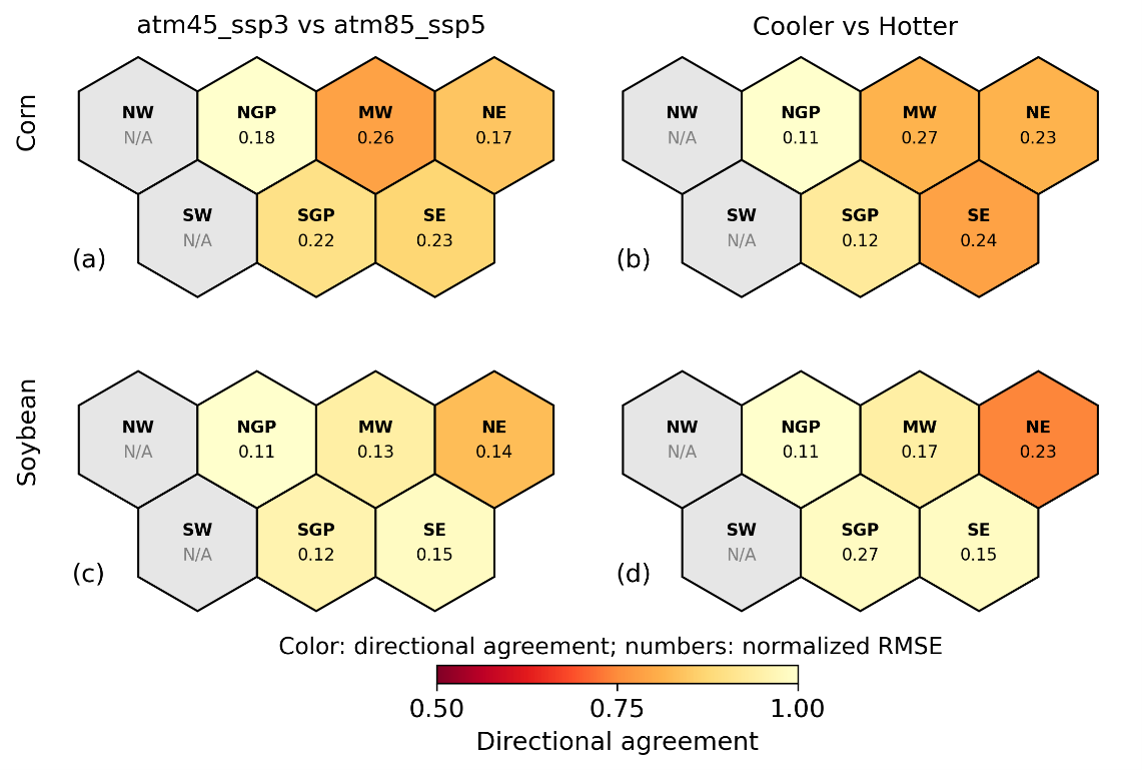

Source code (Python):
import matplotlib.pyplot as plt
import matplotlib.patches as patches
import numpy as np
import pandas as pd

# Set up figure parameters
side = 0.6
r = side / np.cos(np.radians(30))
a = 2 * side
offset_x = 0.5
offset_y = 1.4
vertical_offset = side * np.sqrt(3)

path = '/filepath/sensitivity_analyses/median_nondrought_reference_yield/'

df = pd.read_csv(f'{path}projection_divergence_production_loss_change.csv')

df = df[df['scenario'] == 'NF']

regions = [
    'Northwest', 'N. Great Plains', 'Midwest', 'Northeast',
    'Southwest', 'S. Great Plains', 'Southeast'
]
abbreviations = ['NW', 'NGP', 'MW', 'NE', 'SW', 'SGP', 'SE']

positions = [
    {'x': offset_x, 'y': offset_y},
    {'x': offset_x + a, 'y': offset_y},
    {'x': offset_x + 2 * a, 'y': offset_y},
    {'x': offset_x + 3 * a, 'y': offset_y},
    {'x': offset_x + 0.5 * a, 'y': offset_y - vertical_offset},
    {'x': offset_x + 1.5 * a, 'y': offset_y - vertical_offset},
    {'x': offset_x + 2.5 * a, 'y': offset_y - vertical_offset}
]

crops = ['corn', 'soybean']

comparison_types = [
    {
        'label': 'atm45_ssp3 vs atm85_ssp5',
        'nrmse_col': 'scenario_nrmse_mean',
        'sign_col': 'scenario_sign_agreement_mean'
    },
    {
        'label': 'Cooler vs Hotter',
        'nrmse_col': 'esm_variant_nrmse_mean',
        'sign_col': 'esm_variant_sign_agreement_mean'
    }
]

subplot_labels = ['(a)', '(b)', '(c)', '(d)']

fig, axes = plt.subplots(2, 2, figsize=(18, 6.2), sharex=True, sharey=True)
axes = axes.flatten()

norm = plt.Normalize(0.5, 1.0)

cmap = plt.get_cmap('YlOrRd_r')

idx = 0
for crop in crops:
    for comp in comparison_types:
        ax = axes[idx]
        ax.set_aspect('equal')
        ax.set_xlim(-0.5, 5.0)
        ax.set_ylim(-0.4, 2.4)
        ax.axis('off')

        nrmse_col = comp['nrmse_col']
        sign_col = comp['sign_col']

        # Select data for this crop
        data_crop = df[df['crop'] == crop]

        # Create dictionaries
        sign_dict = dict(zip(data_crop['region_name'], data_crop[sign_col]))
        nrmse_dict = dict(zip(data_crop['region_name'], data_crop[nrmse_col]))

        # Draw hexagons
        for region, pos, abbr in zip(regions, positions, abbreviations):
            sign_agree = sign_dict.get(region, np.nan)
            nrmse_val = nrmse_dict.get(region, np.nan)

            if not pd.isna(sign_agree):
                color = cmap(norm(sign_agree))
            else:
                color = (0.9, 0.9, 0.9)

            if not pd.isna(nrmse_val):
                nrmse_text = f'{nrmse_val:.2f}'
                text_color = 'black'
            else:
                nrmse_text = 'N/A'
                text_color = 'gray'

            hexagon = patches.RegularPolygon(
                (pos['x'], pos['y']),
                numVertices=6,
                radius=r,
                orientation=0,
                facecolor=color,
                edgecolor='black',
                linewidth=1
            )
            ax.add_patch(hexagon)

            # Region abbreviation
            ax.text(
                pos['x'], pos['y'] + 0.12,
                abbr,
                ha='center', va='center',
                fontsize=8,
                color='black',
                fontweight='bold'
            )

            # NRMSE value inside hex
            ax.text(
                pos['x'], pos['y'] - 0.13,
                nrmse_text,
                ha='center', va='center',
                fontsize=8,
                color=text_color
            )

        # Subplot label
        ax.text(
            0.06, 0.2,
            subplot_labels[idx],
            transform=ax.transAxes,
            ha='left', va='top',
            fontsize=12
        )

        idx += 1

row_positions = [0.71, 0.38]
for crop, y_pos in zip(crops, row_positions):
    fig.text(
        0.3, y_pos,
        crop.capitalize(),
        ha='right', va='center',
        fontsize=12,
        rotation=90
    )

fig.text(0.4, 0.81, comparison_types[0]['label'], ha='center', va='center', fontsize=12)
fig.text(0.6, 0.81, comparison_types[1]['label'], ha='center', va='center', fontsize=12)

# Colorbar for sign agreement
sm = plt.cm.ScalarMappable(cmap=cmap, norm=norm)
sm.set_array([])

cbar = fig.colorbar(
    sm,
    ax=axes.ravel().tolist(),
    orientation='horizontal',
    fraction=0.025, 
    pad=0.06
)

cbar.set_ticks([0.5, 0.75, 1.0])
cbar.ax.tick_params(labelsize=12)
cbar.set_label('Directional agreement', fontsize=12)

fig.text(
    0.51, 0.16, 
    'Color: directional agreement; numbers: normalized RMSE',
    ha='center', va='top',
    fontsize=11
)

plt.subplots_adjust(
    wspace=0.0,
    hspace=0.0,
    left=0.3,
    right=0.7,
    top=0.85, 
    bottom=0.18
)

# Save figure
plt.savefig(
    f'{path}/projection_divergence_sign_agreement_nrmse_NF_cornsoybeanonly.png',
    format='png',
    bbox_inches='tight',
    dpi=300
)

plt.show()
